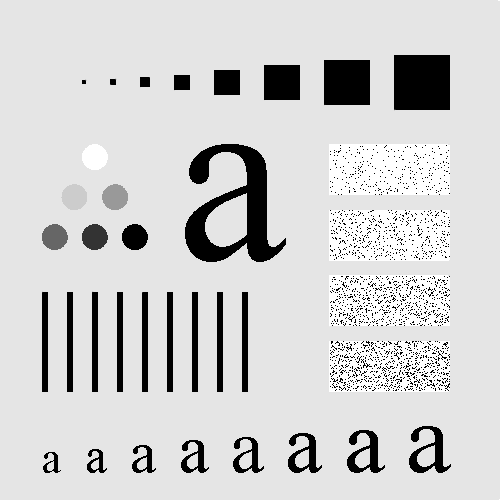
%> input picture lab5/src/plansza.bmp, 500 x 500 px
$ octave A.m   (GNU Octave 9; MATLAB toolbox functions it lacks are replaced by stand-ins)
%> lines starting %> are read from the running program, lines starting %| are printed output that depends on the picture
close all;
clearvars;
clc;

I = imread('src/plansza.bmp');
%> I is the input picture: size 500x500 uint8; min 0, max 255, mean 207.4

M = fspecial('average');

I_Filter = uint8(conv2(I,M,'same'));
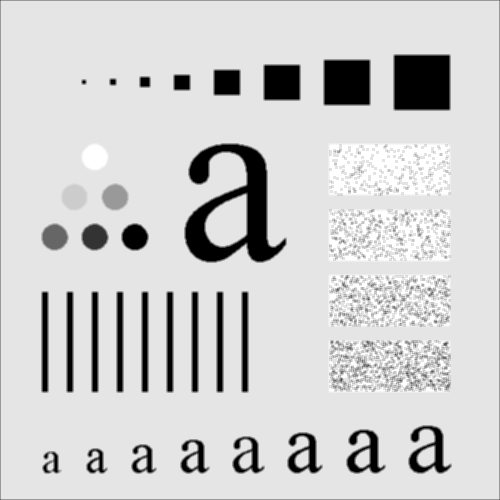
%> I_Filter: size 500x500 uint8; min 0, max 255, mean 206.8

figure;
subplot(1,3,1);
imshow(I);
subplot(1,3,2);
imshow(I_Filter);
subplot(1,3,3);
imshow(imabsdiff(I,I_Filter),[]);
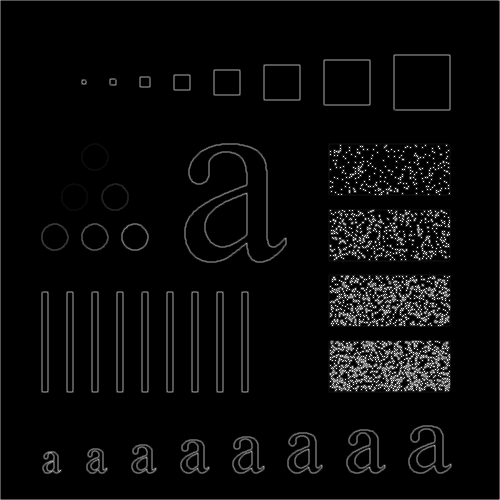
%> displayed picture: size 500x500, on the screen's scale of 0 to 255; min 0, max 255, mean 9.6

%%
window = [1,3,5,9,15,35];

figure;
for w=1:6
    M = fspecial('average',window(w));
    subplot(2,3,w);
    imshow(uint8(conv2(I,M,'same')));
    title(num2str(window(w)));
end
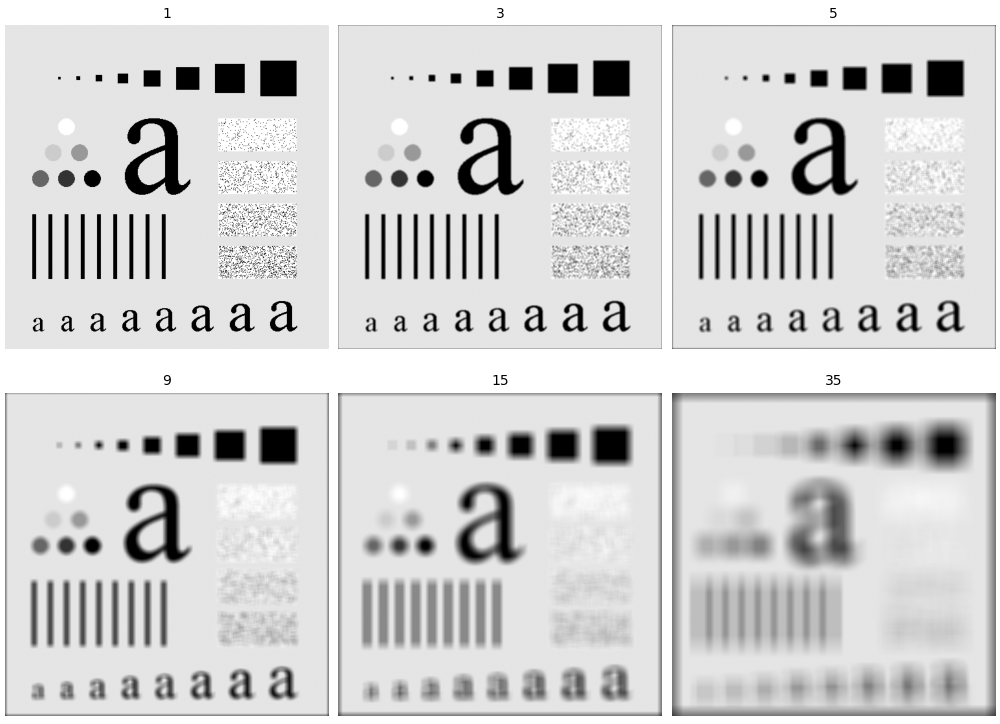
%> figure redrawn from the program's plot data, 6 panels

%%
M = [1 2 1; 2 4 2; 1 2 1];

M = M / sum(sum(M));

I_Filter = uint8(conv2(I,M,'same'));

figure;
subplot(1,3,1);
imshow(I);
subplot(1,3,2);
imshow(I_Filter);
subplot(1,3,3);
imshow(imabsdiff(I,I_Filter), []);

%%

M = fspecial('gaussian',5,0.5);

I_Filter = uint8(conv2(I,M,'same'));

figure;
subplot(2,2,1);
imshow(I);
subplot(2,2,2);
imshow(I_Filter);
subplot(2,2,3);
imshow(imabsdiff(I,I_Filter),[]);
subplot(2,2,4);
mesh(M);
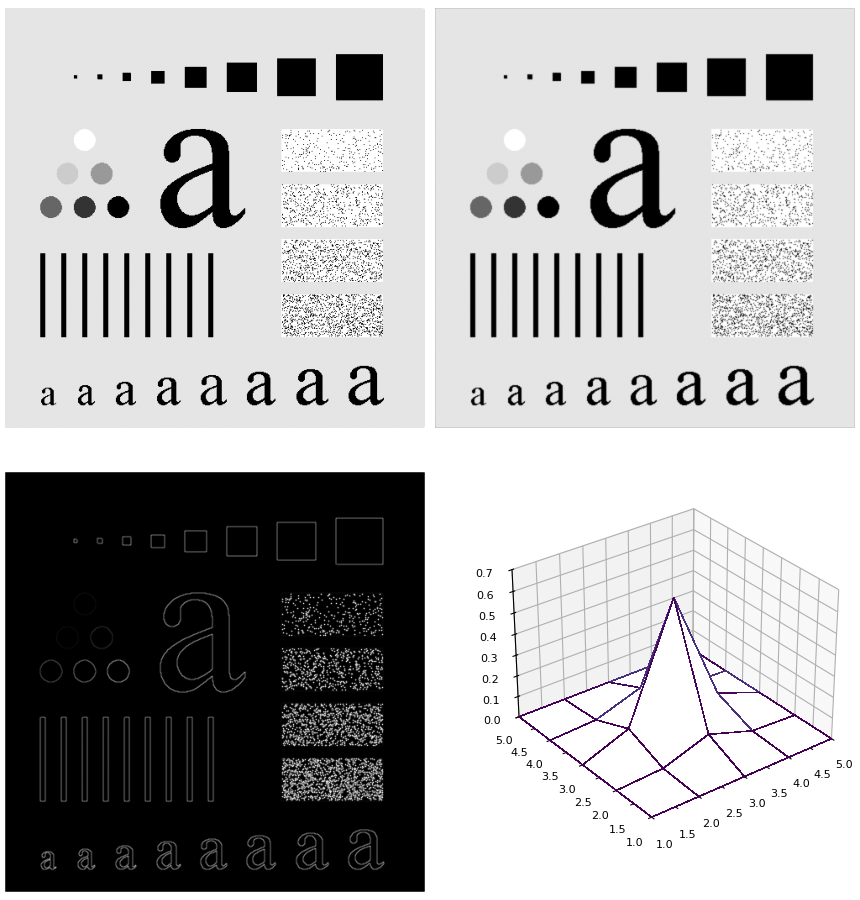
%> figure redrawn from the program's plot data, 4 panels
